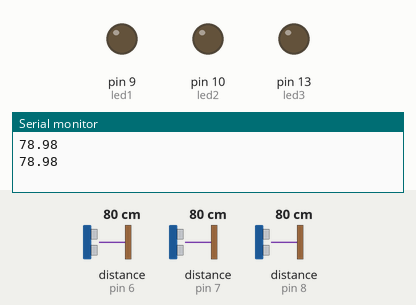
Bench run of a sketch on a simulated Arduino Uno, built with avr-gcc and run on an emulated ATmega328P. Parts: output pins drawn as LEDs (lit = HIGH), the last lines printed to the serial monitor. Wiring (inferred from the names in the program): 3 × ultrasonic range finder: trigger pin 6, echo pin 6 / trigger pin 7, echo pin 7 / trigger pin 8, echo pin 8. The inputs (shaded band) are chosen by the test bench; at power-on: distance to the obstacle (sensors on pin 6, pin 8, pin 7) 80 cm. The echo pulse lasts 58.3 µs per cm.

Above: at 6.8 s.
6.9 s: distance to the obstacle (sensor on pin 6) set to 4 cm
13.7 s: distance to the obstacle (sensor on pin 6) set to 2 cm
At 19.0 s:
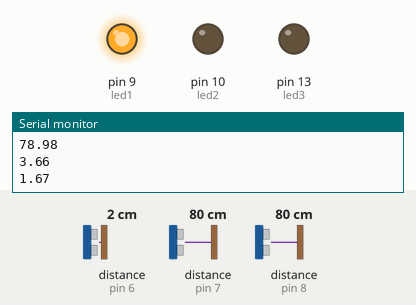
20.5 s: distance to the obstacle (sensor on pin 8) set to 4 cm
27.3 s: distance to the obstacle (sensor on pin 8) set to 2 cm
At 29.5 s:
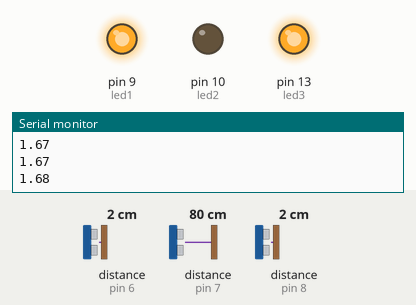
34.1 s: distance to the obstacle (sensor on pin 7) set to 4 cm
40.9 s: distance to the obstacle (sensor on pin 7) set to 2 cm
At 43.0 s:
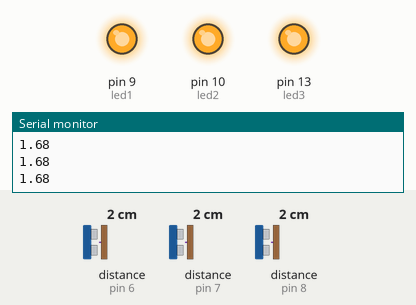
Timing chart, 0 to 44.5 s (numbered marks = the images above; inputs shaded):
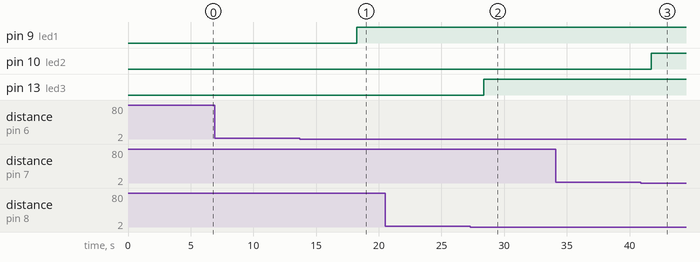

The sketch:

smart_parking_advanced1.ino
```cpp
#include <LiquidCrystal.h>
#define trigPin1 6
#define trigPin2 7
#define trigPin3 8
#define echoPin1 6
#define echoPin2 7
#define echoPin3 8
#define led1 9
#define led2 10
#define led3 13
LiquidCrystal lcd(12, 11, 5, 4, 3, 2);


  long readUltrasonicDistance(int triggerPin, int echoPin){
    pinMode(triggerPin, OUTPUT);  // Clear the trigger
    digitalWrite(triggerPin, LOW);
    delayMicroseconds(2);
    // Sets the trigger pin to HIGH state for 10 microseconds
    digitalWrite(triggerPin, HIGH);
    delayMicroseconds(10);
    digitalWrite(triggerPin, LOW);
    pinMode(echoPin, INPUT);
    // Reads the echo pin, and returns the sound wave travel time in microseconds
    return pulseIn(echoPin, HIGH);
  };

void setup() {
  Serial.begin (9600);
  pinMode(trigPin1, OUTPUT);
  pinMode(trigPin2, OUTPUT);
  pinMode(trigPin3, OUTPUT);
  pinMode(echoPin1, INPUT);
  pinMode(echoPin2, INPUT);
  pinMode(echoPin3, INPUT);
  pinMode(led1, OUTPUT);
  pinMode(led2, OUTPUT);
  pinMode(led3, OUTPUT);

}
void loop() {
  float distance1;
  float distance2;
  float distance3;
  lcd.setCursor(0, 0);
  lcd.print("All Slots empty");

   distance1 = (readUltrasonicDistance(6, 6) * 0.034)/2;
   Serial.println(distance1);
   if (distance1 >=320|| distance1 <= 2){
    digitalWrite(led1, HIGH);
  }
  else {
    digitalWrite(led1, LOW);
    lcd.clear();
    lcd.setCursor(0, 0);
    lcd.print("Slot 1 filled");
    delay(2000);
  }
    distance2 = (readUltrasonicDistance(7, 7) * 0.034)/2;
   if (distance2 >=320 || distance2 <= 2){
    digitalWrite(led2, HIGH);
  }
  else {
    digitalWrite(led2, LOW);
    lcd.clear();
    lcd.setCursor(0, 0);
    lcd.print("Slot 2 filled");
    delay(2000);
  }
    distance3 = (readUltrasonicDistance(8, 8) * 0.034)/2;
   if (distance3 >=320 || distance3 <= 2){
    digitalWrite(led3, HIGH);
    delay(500);
  }
  else {
    digitalWrite(led3, LOW);
    lcd.setCursor(0, 0);
    lcd.clear();
    lcd.print("Slot 3 filled");
    delay(2000);
  }

lcd.clear();
delay(50);
  /*lcd.setCursor(0,0);
  lcd.print("Hello");
  delay(1000);
  lcd.clear();
  delay(50);*/
}
```

Measured:
- the behaviour switches between 3 and 2 cm on distance to the obstacle (sensor on pin 6) (found by bisection; images 0 and 1)
- the behaviour switches between 3 and 2 cm on distance to the obstacle (sensor on pin 8) (found by bisection; images 1 and 2)
- the behaviour switches between 3 and 2 cm on distance to the obstacle (sensor on pin 7) (found by bisection; images 2 and 3)
- after the input at 13.7 s, pin 9 (led1): LOW → HIGH after 4.5 s
- after the input at 27.3 s, pin 13 (led3): LOW → HIGH after 1.1 s
- after the input at 40.9 s, pin 10 (led2): LOW → HIGH after 0.83 s
